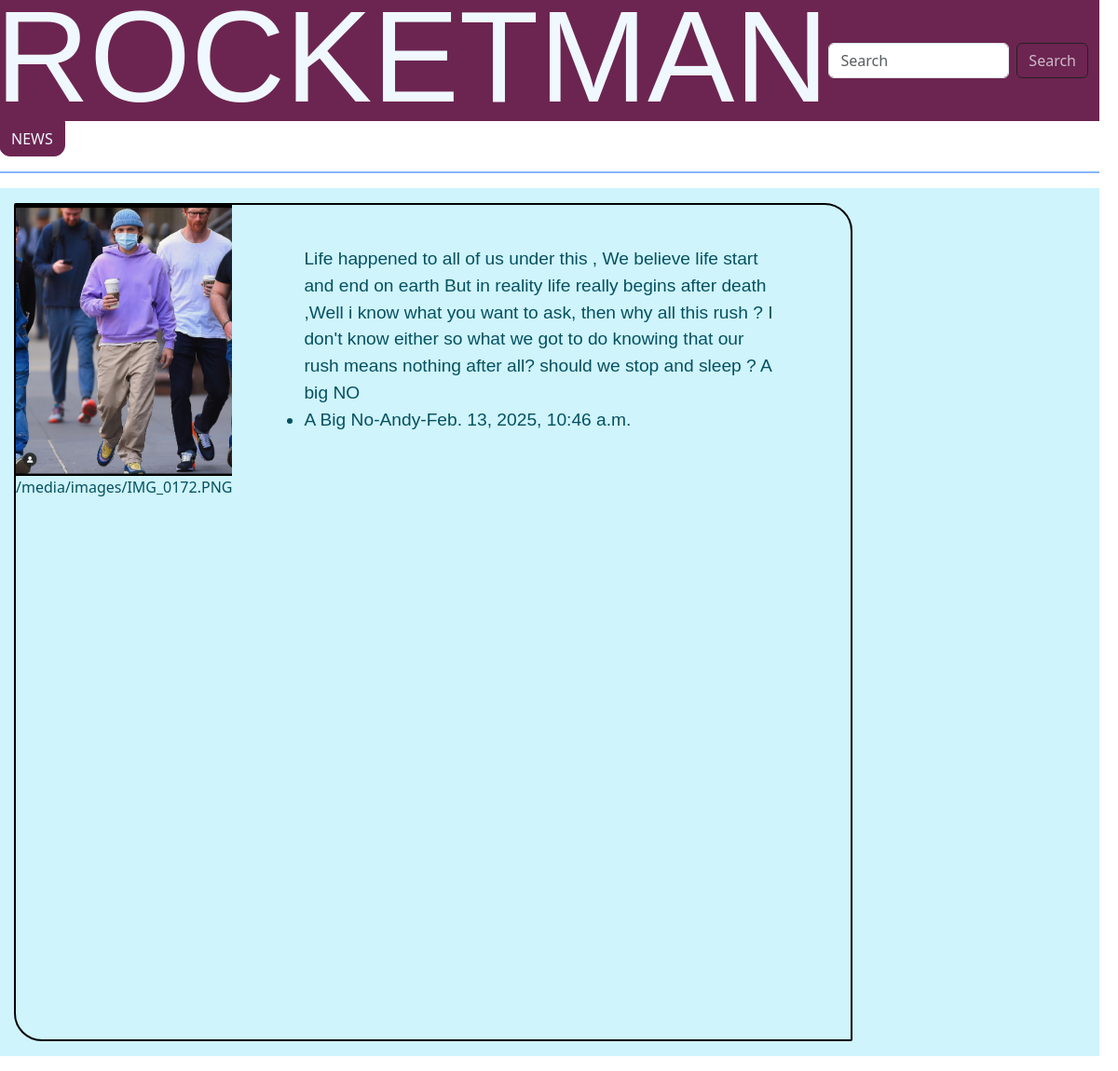
The page / on the database its author committed.
### blog/models.py (models this page shows, shortened)
class Post(models.Model):
    name= models.CharField(max_length=100, default='Anonymous')
    title = models.CharField(max_length=50)
    content = models.TextField()
    created_at = models.DateTimeField(auto_now_add=True)
    picture=models.ImageField( upload_to="images/",default="images/default.PNG")

### blog/views.py (the view)
# urls.py: path('', PostListView.as_view(), name='post-list'),
class PostListView(ListView):
    model = Post
    template_name = 'blog/post_list.html'  # Create this template
    context_object_name = 'posts'

### blog/templates/blog/post_list.html (shortened to what this page needs)
<!DOCTYPE html>
{% load static %}
<html>
<head>
    <link href="https://cdn.jsdelivr.net/npm/bootstrap@5.3.3/dist/css/bootstrap.min.css" rel="stylesheet">
</head>
<body>
    <header>
        <nav class="navbar navbar-expand-lg" >
            <div class="container-fluid .bg-info-subtle ">
                <div class="collapse navbar-collapse" id="navbarTogglerDemo03">
                    <ul class="navbar-nav me-auto mb-2 mb-lg-0">
                        <h3 class="C2">ROCKETMAN</h3>
                    </ul>
                    <form class="d-flex" role="search">
                        <input class="form-control me-2" type="search" placeholder="Search" aria-label="Search">
                        <button class="btn btn-outline-success" type="submit">Search</button>
                    </form>
                </div>
            </div>
        </nav>
    </header>
    <ul>
         <button class="btn btn-primary" type="button" data-bs-toggle="offcanvas" data-bs-target="#offcanvasWithBothOptions" aria-controls="offcanvasWithBothOptions">NEWS</button>
      <hr class="border border-primary opacity-50">
        {% for post in posts %}
           <div class="p-3 mb-2 bg-info-subtle text-info-emphasis">
                <div class="CC">
                    <div class="C4">
                        {% if post.picture %}
                        <img src="{{ post.picture.url }}" alt="{{ post.title }}" style="width: 100%; max-width:400px ;display:block;"/>
                        {{ post.picture.url }}
                        {% endif %}
                    </div>
                    <div class="C1">
                        {{ post.content }}
                        <li>{{ post.title }}-{{ post.name }}-{{ post.created_at }}</li>
                    </div>
                </div>
            </div>
        {% endfor %}
    </ul>
</body>
</html>

### blog/templates/blog/post_list.html (style rules this page uses)
.C1 { border-color: rgb(17, 215, 215); font-family: 'Gill Sans', 'Gill Sans MT', Calibri, 'Trebuchet MS', sans-serif; font-weight: 300; font-size: medium; font-size: larger; padding: 44px 77px; }
.CC { width: 900px; height: 900px; border: 2px solid black; border-radius: 2px 30px; display: flex; }
body { margin-right: 20px; margin-left: -33px; }
.C2 { color: aliceblue; font-family: Arial, Helvetica, sans-serif; font-style: initial; font-size: 140px; }
.navbar { height: 130px; background-color: #6c2551; }
.btn-primary { background-color: #6c2551; border-color: #6c2551; border-radius: 0px 0px 12px 12px; --bs-btn-active-bg:#6c2551; color:aliceblue; }
.btn-outline-success { color: rgba(238, 241, 244, 0.735); border-color: #232122; --bs-btn-active-bg: #6c2551; --bs-btn-active-border-color: #6c2551; }

### rows shown on the page
Post: picture (picture), picture "/media/images/IMG_0172.PNG", content "Life happened to all of us under this , We believe life start and end on earth But in reality life really begins after death ,Well i know what you want to ask, then why all this rush ? I don't know either so what we got to do knowing that our rush means nothing after all? should we stop and sleep ? A big NO", title "A Big No", name "Andy", created_at "Feb. 13, 2025, 10:46 a.m."
